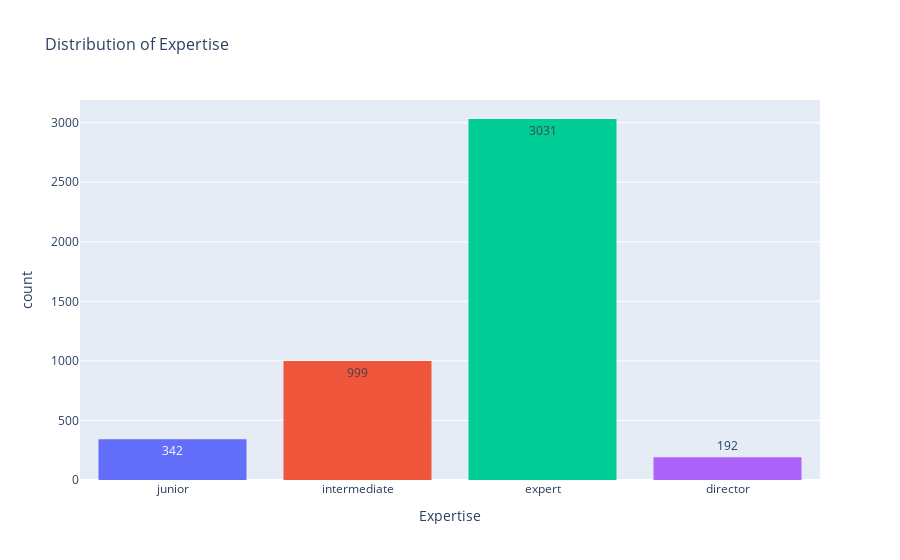

The notebook cell this image was saved under:
### Markdown cell above
More than 25% of the dataset consists of salaries of senior level employees. This demonstrates most of the data science positions are higher level positions with a much more limited availability of entry level positions.

### Code cell
# distribution of level of expertise
fig = px.histogram(
    df,x='expertise_level',
    color='expertise_level',
    title='Distribution of Expertise',
    labels={'expertise_level':'Expertise'},
    category_orders=dict(expertise_level=['junior','intermediate','expert','director']),
    text_auto=True
    )
fig.update_layout(title_font_size=16,showlegend=False)

### Figure 1 — Plotly figure (JSON) as saved in the notebook; plotly's stock layout.template omitted (floating-point values rounded to 4 significant figures; data arrays with more than 128 entries replaced by an {"elided": "..."} marker saying what was removed)
{"data": [{"alignmentgroup": "True", "bingroup": "x", "hovertemplate": "Expertise=%{x}<br>count=%{y}<extra></extra>", "legendgroup": "junior", "marker": {"color": "#636efa", "pattern": {"shape": ""}}, "name": "junior", "offsetgroup": "junior", "orientation": "v", "showlegend": true, "texttemplate": "%{value}", "type": "histogram", "x": {"elided": "342 str values"}, "xaxis": "x", "yaxis": "y"}, {"alignmentgroup": "True", "bingroup": "x", "hovertemplate": "Expertise=%{x}<br>count=%{y}<extra></extra>", "legendgroup": "intermediate", "marker": {"color": "#EF553B", "pattern": {"shape": ""}}, "name": "intermediate", "offsetgroup": "intermediate", "orientation": "v", "showlegend": true, "texttemplate": "%{value}", "type": "histogram", "x": {"elided": "999 str values"}, "xaxis": "x", "yaxis": "y"}, {"alignmentgroup": "True", "bingroup": "x", "hovertemplate": "Expertise=%{x}<br>count=%{y}<extra></extra>", "legendgroup": "expert", "marker": {"color": "#00cc96", "pattern": {"shape": ""}}, "name": "expert", "offsetgroup": "expert", "orientation": "v", "showlegend": true, "texttemplate": "%{value}", "type": "histogram", "x": {"elided": "3031 str values"}, "xaxis": "x", "yaxis": "y"}, {"alignmentgroup": "True", "bingroup": "x", "hovertemplate": "Expertise=%{x}<br>count=%{y}<extra></extra>", "legendgroup": "director", "marker": {"color": "#ab63fa", "pattern": {"shape": ""}}, "name": "director", "offsetgroup": "director", "orientation": "v", "showlegend": true, "texttemplate": "%{value}", "type": "histogram", "x": {"elided": "192 str values"}, "xaxis": "x", "yaxis": "y"}], "layout": {"barmode": "relative", "legend": {"title": {"text": "Expertise"}, "tracegroupgap": 0}, "showlegend": false, "title": {"font": {"size": 16}, "text": "Distribution of Expertise"}, "xaxis": {"anchor": "y", "categoryarray": ["junior", "intermediate", "expert", "director"], "categoryorder": "array", "domain": [0, 1], "title": {"text": "Expertise"}}, "yaxis": {"anchor": "x", "domain": [0, 1], "title": {"text": "count"}}}}
